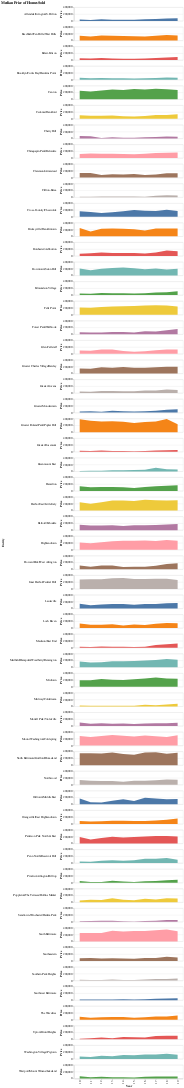

The notebook cell this image was saved under:
### Markdown cell above
## Example Visualizations

### Code cell
alt.Chart(df_long).mark_area().encode(
    x=alt.X('Year:O', axis=alt.Axis(labels=True)),
    y=alt.Y('Price:Q'),
    color=alt.Color('Entity', legend=None),
    row=alt.Row('Entity',
        header=alt.Header(labelAngle=0,labelAlign='left')
    )
).properties(height=50, width=400, title='Median Price of Homes Sold')

### Figure 1 — Vega-Lite specification as saved in the notebook (floating-point values rounded to 4 significant figures; data arrays with more than 128 entries replaced by an {"elided": "..."} marker saying what was removed)
{"config": {"view": {"continuousWidth": 400, "continuousHeight": 300}}, "data": {"name": "data-17492c986f9bd6bbc14464d11d6ad006"}, "mark": "area", "encoding": {"color": {"type": "nominal", "field": "Entity", "legend": null}, "row": {"type": "nominal", "field": "Entity", "header": {"labelAlign": "left", "labelAngle": 0}}, "x": {"type": "ordinal", "axis": {"labels": true}, "field": "Year"}, "y": {"type": "quantitative", "field": "Price"}}, "height": 50, "title": "Median Price of Homes Sold", "width": 400, "$schema": "https://vega.github.io/schema/vega-lite/v4.8.1.json", "datasets": {"data-17492c986f9bd6bbc14464d11d6ad006": {"elided": "550 records"}}}
